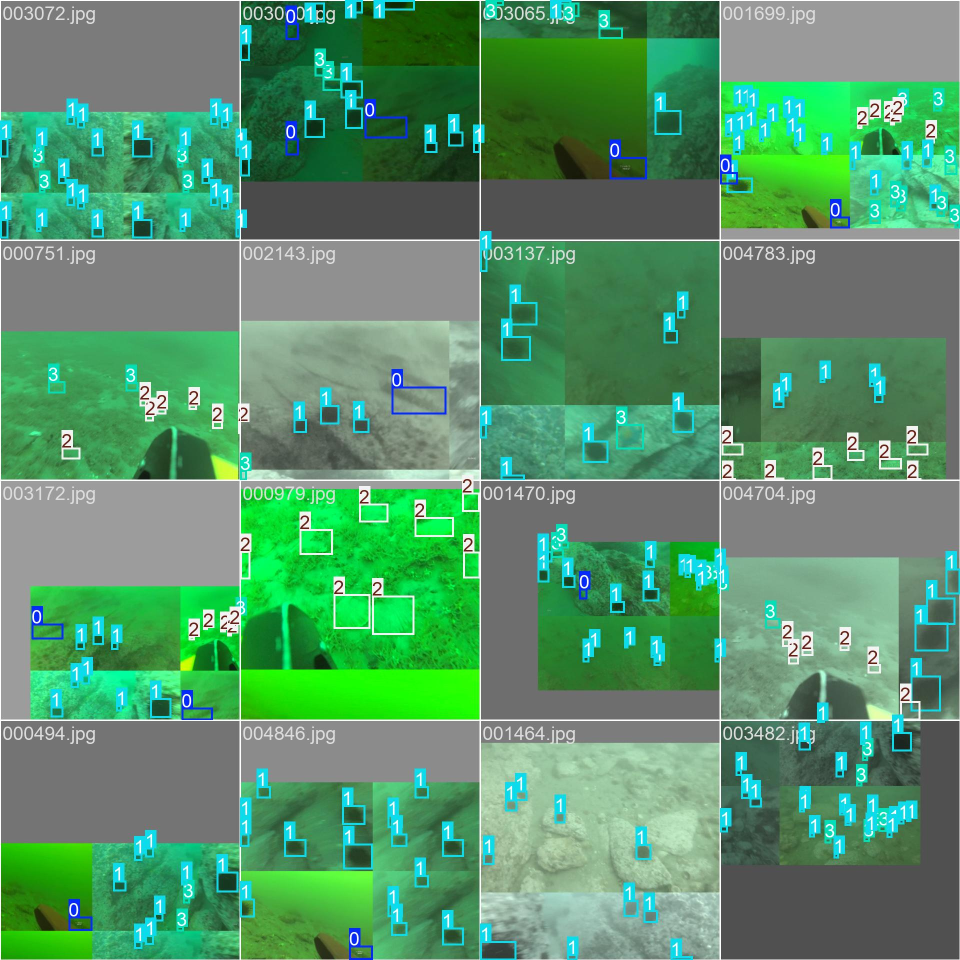
#> input picture runs/detect/runs/detect/yolo_custom_train/train_batch0.jpg, 1920 x 1920 px (shown at 1/2 size)
$ python -i detection.py   (imports and definitions only)
#> lines starting #> are read from the running program, lines starting #| are printed output that depends on the picture; after the words box and inside, x2 and y2 are one past the last pixel; in counts of white or black regions, pixels touching at a corner belong together
#> further down, picture is the input picture: shape (1920, 1920, 3); mean B, G, R 106.9, 147, 86.9
"""
detection.py — Salient Object Detection Module
Uses morphological operations and contours to find the fish in enhanced images.
"""
import cv2
import numpy as np

# [57 lines left out: function detect_salient_object, not called in this run]

def _detect_classical(img: np.ndarray) -> tuple[tuple[int, int, int, int], np.ndarray]:
    """Fallback: Uses contours on a grayscale threshold to find the fish."""
    gray = cv2.cvtColor(img, cv2.COLOR_BGR2GRAY)
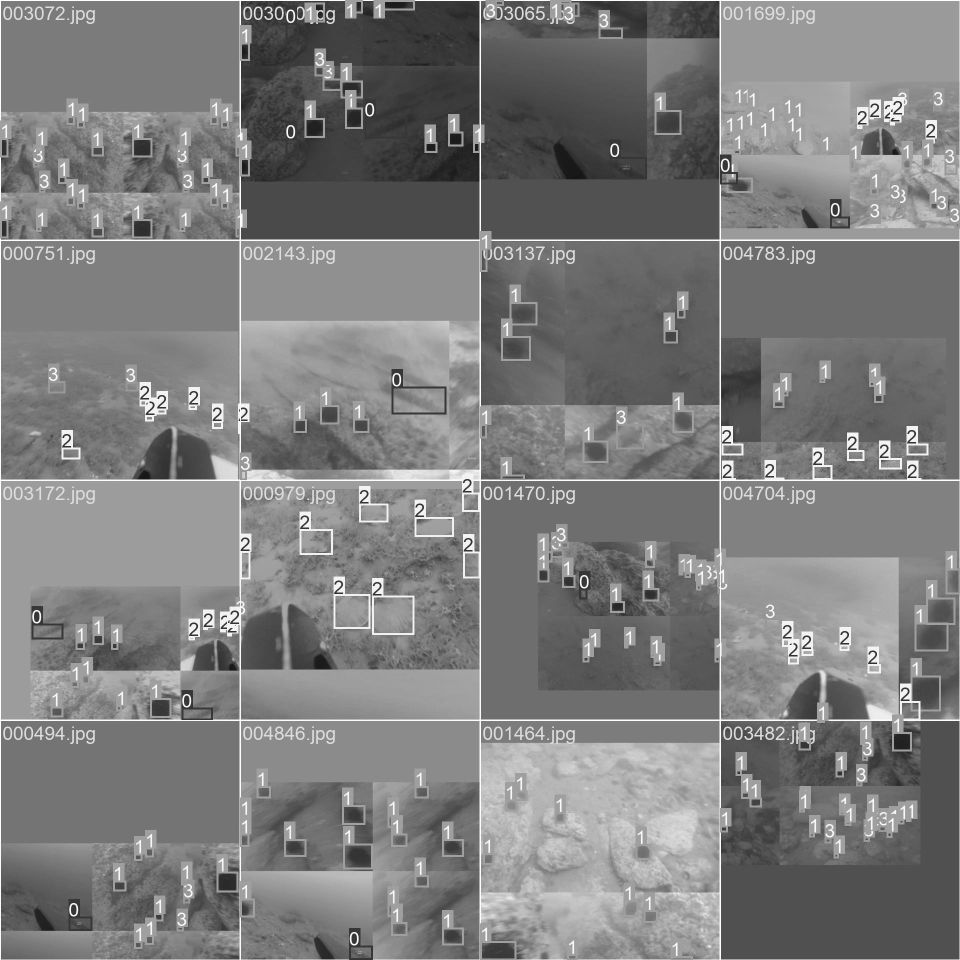
#> gray: shape (1920, 1920) (shown at 1/2 size); min 14, max 255, mean 124.4
    blurred = cv2.GaussianBlur(gray, (5, 5), 0)

    # Adaptive thresholding to handle uneven underwater lighting
    thresh = cv2.adaptiveThreshold(blurred, 255, cv2.ADAPTIVE_THRESH_GAUSSIAN_C,
                                 cv2.THRESH_BINARY_INV, 11, 2)
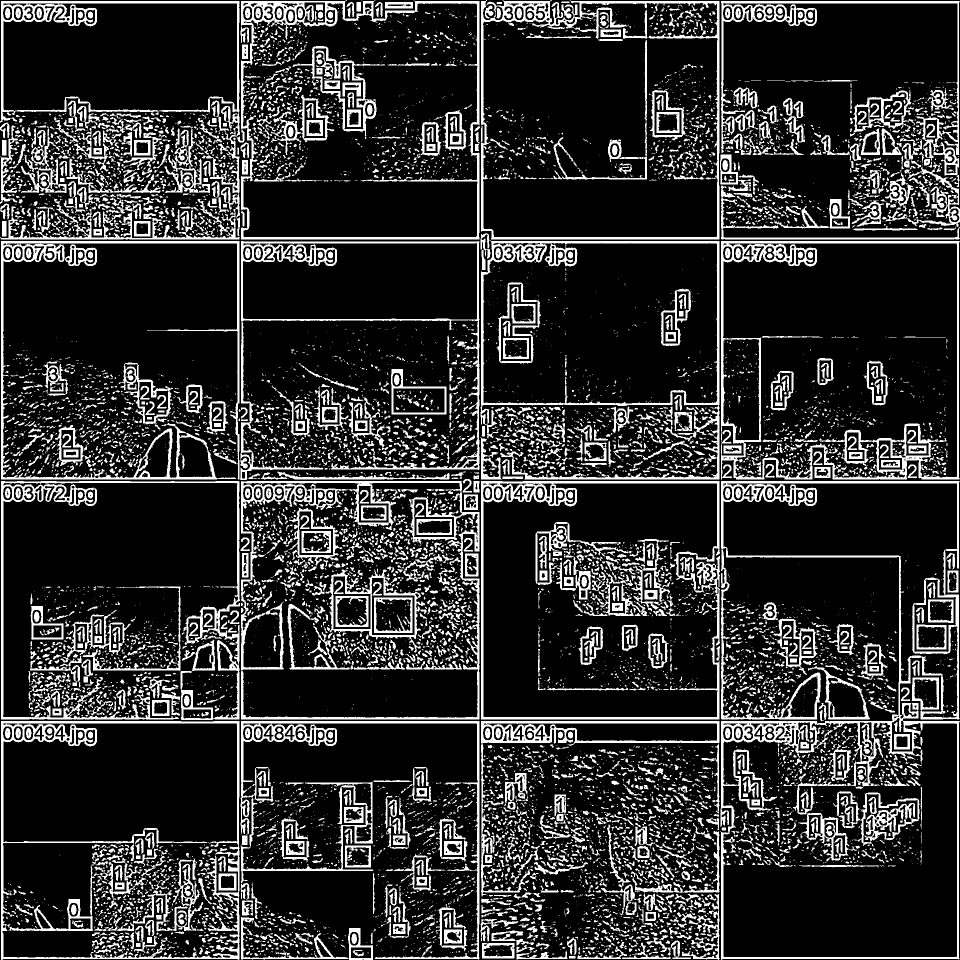
#> thresh: shape (1920, 1920) (shown at 1/2 size); 18.2% white; 10894 white regions (7811 under 20 px), largest, box (x1, y1, x2, y2) and area: (1441, 962, 1920, 1920) 38335, (0, 2, 959, 479) 25695, (1442, 482, 1920, 959) 19994

    # Clean up noise
    kernel = np.ones((5,5), np.uint8)
    thresh = cv2.morphologyEx(thresh, cv2.MORPH_OPEN, kernel)
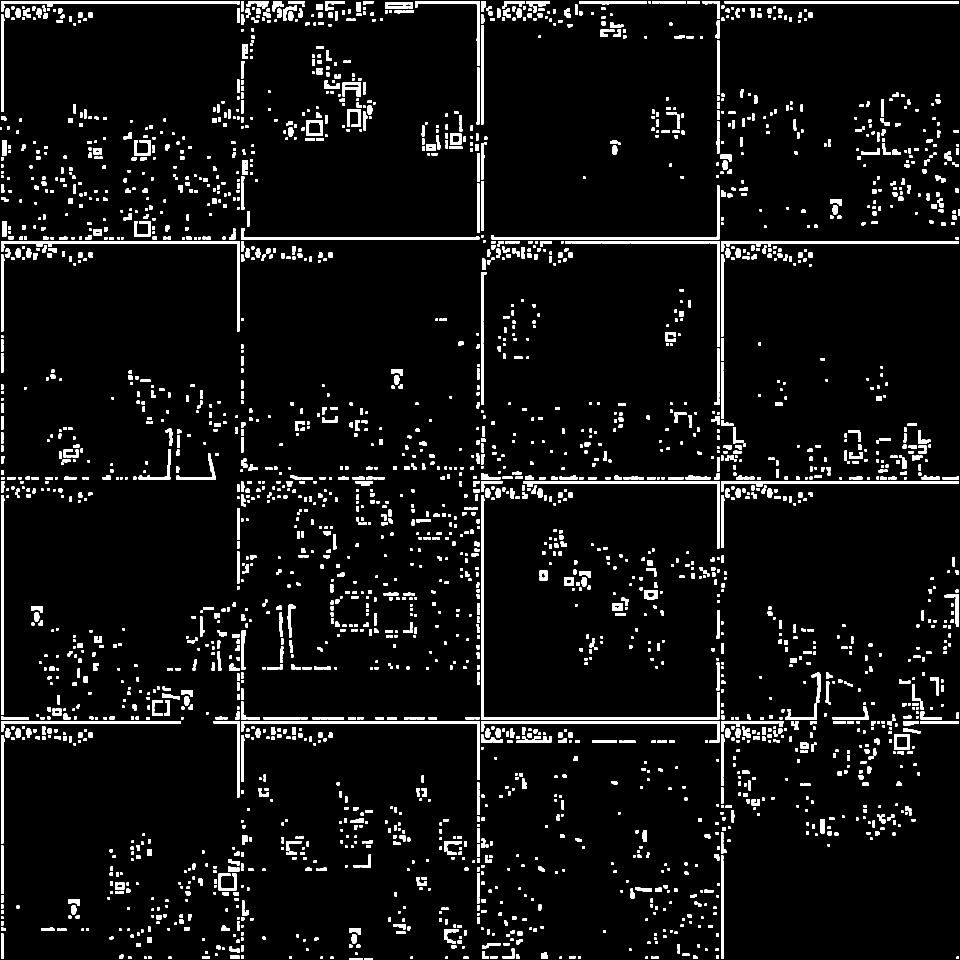
#> thresh: shape (1920, 1920) (shown at 1/2 size); 5.9% white; 2729 white regions (1 under 20 px)

    contours, _ = cv2.findContours(thresh, cv2.RETR_EXTERNAL, cv2.CHAIN_APPROX_SIMPLE)
#> contours = 2729 contours, 550 with area under 20; largest, box (x1, y1, x2, y2) and area: (962, 990, 1439, 1439) 3892, (2, 482, 479, 663) 2686, (482, 1442, 959, 1560) 2434, (983, 371, 1439, 479) 2250, (962, 1442, 1439, 1486) 2202

    if contours:
        # Find the largest contour by area (presumably the fish)
        c = max(contours, key=cv2.contourArea)
#> c = contour of 17 points, box (x1, y1, x2, y2) (962, 990, 1439, 1439), area 3892
        x, y, w, h = cv2.boundingRect(c)
#> x = 962; y = 990; w = 477; h = 449

        # Ensure the box isn't too tiny (noise) or exactly the whole image
        H, W = img.shape[:2]
#> H = 1920; W = 1920
        if w > W * 0.09 and h > H * 0.09 and (w < W * 0.95 or h < H * 0.95):
            return (x, y, w, h), img[y:y+h, x:x+w].copy()

    # Absolute fallback: Center 60% crop
    H, W = img.shape[:2]
    w, h = int(W * 0.6), int(H * 0.6)
    x, y = (W - w) // 2, (H - h) // 2
    return (x, y, w, h), img[y:y+h, x:x+w].copy()

# [59 lines left out: functions detect_from_mask, draw_bounding_box, not called in this run]

>>> import cv2
>>> picture = cv2.imread('../runs/detect/runs/detect/yolo_custom_train/train_batch0.jpg')
>>> result = _detect_classical(picture)

$ run again, on runs/detect/runs/detect/yolo_custom_train/train_batch1.jpg
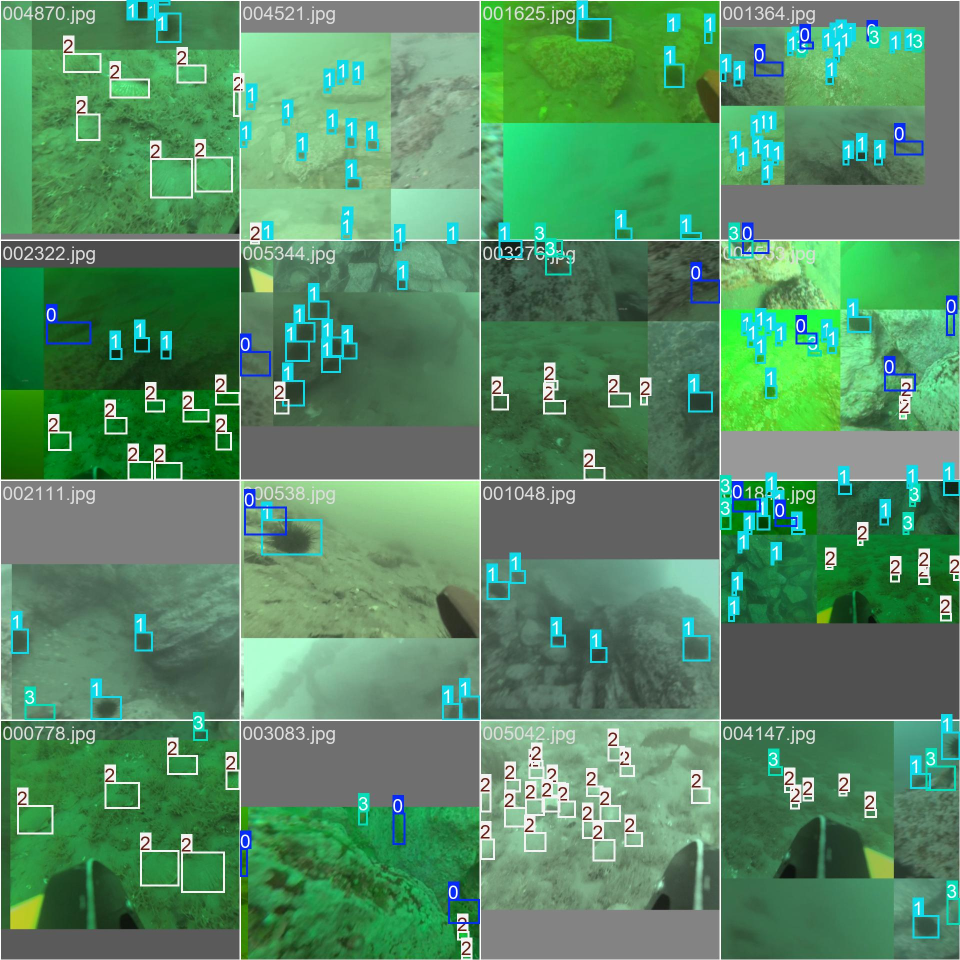
#> input picture runs/detect/runs/detect/yolo_custom_train/train_batch1.jpg, 1920 x 1920 px (shown at 1/2 size)
#> picture is the input picture: shape (1920, 1920, 3); mean B, G, R 101.3, 140.5, 86
#> in _detect_classical, `thresh = cv2.adaptiveThreshold(blurred, 255, cv2.ADAPTIVE_THRESH_GAUSS..`:
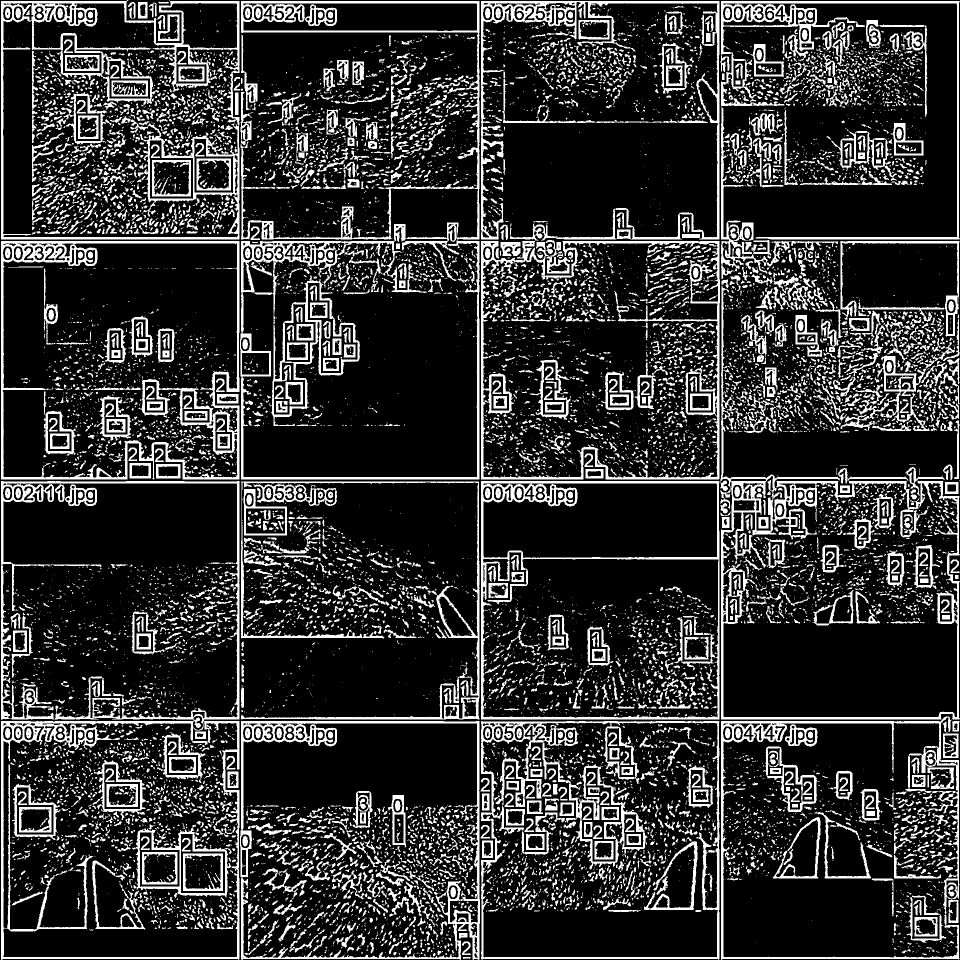
#> thresh: shape (1920, 1920) (shown at 1/2 size); 19.3% white; 13684 white regions (9977 under 20 px), largest, box (x1, y1, x2, y2) and area: (2, 962, 479, 1920) 36281, (2, 0, 479, 479) 25724, (962, 1442, 1439, 1920) 24493
#> in _detect_classical, `thresh = cv2.morphologyEx(thresh, cv2.MORPH_OPEN, kernel)`:
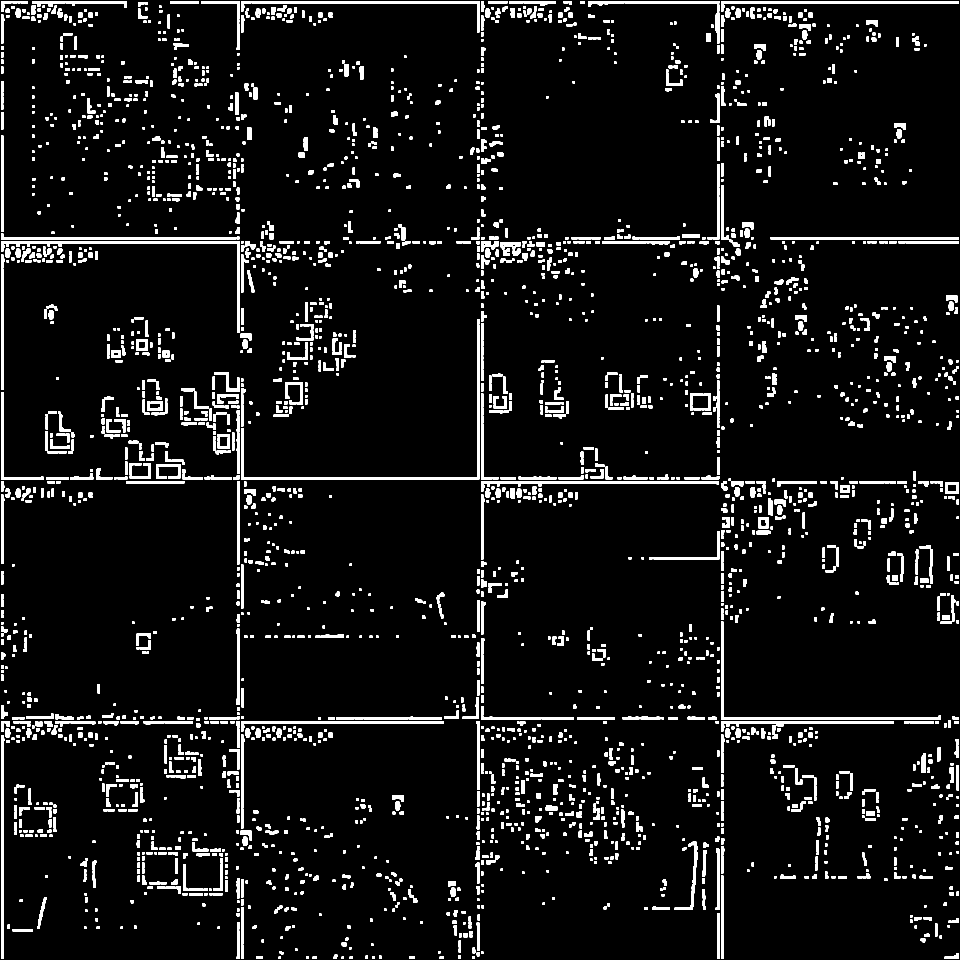
#> thresh: shape (1920, 1920) (shown at 1/2 size); 6.7% white; 2990 white regions
#> contours = 2990 contours, 579 with area under 20; largest, box (x1, y1, x2, y2) and area: (482, 650, 959, 959) 3513, (2, 482, 479, 666) 2809, (1442, 1243, 1882, 1439) 2534, (504, 2, 959, 65) 2050, (962, 962, 1438, 983) 1992
#> c = contour of 10 points, box (x1, y1, x2, y2) (482, 650, 959, 959), area 3513
#> x = 482; y = 650; w = 477; h = 309

$ run again, on runs/detect/runs/detect/yolo_custom_train/train_batch2.jpg
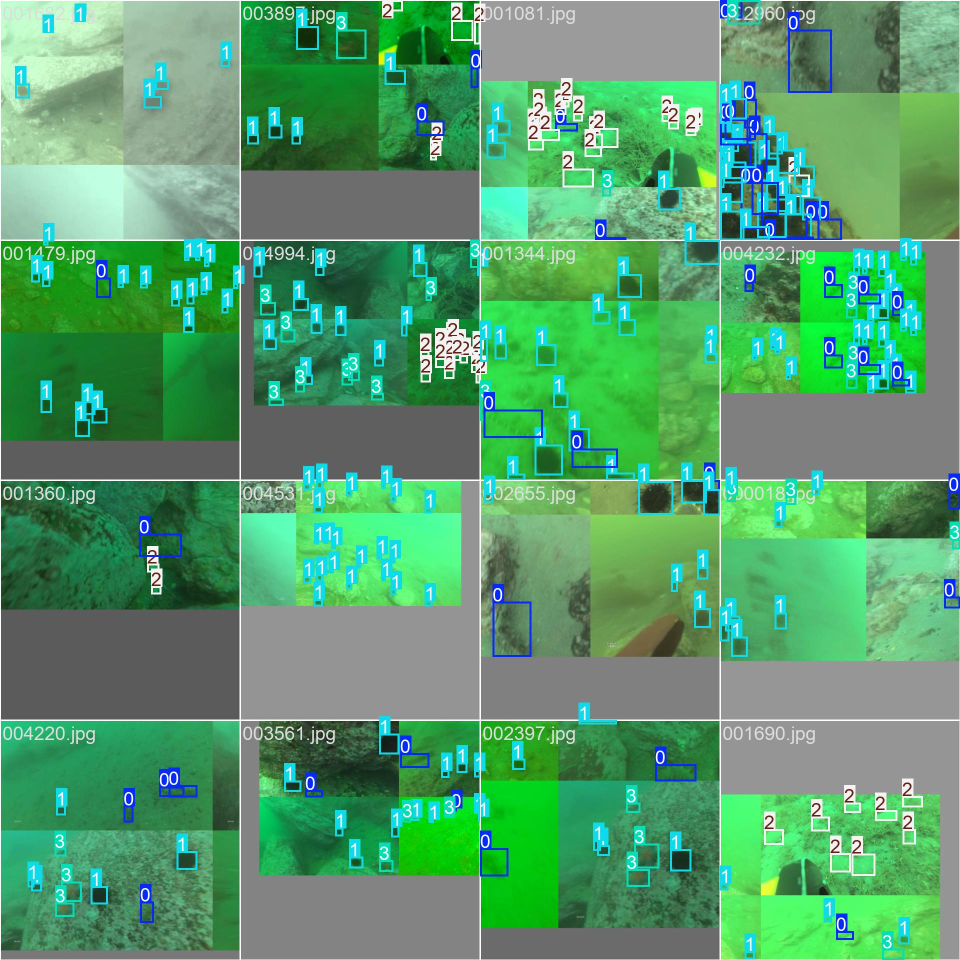
#> input picture runs/detect/runs/detect/yolo_custom_train/train_batch2.jpg, 1920 x 1920 px (shown at 1/2 size)
#> picture is the input picture: shape (1920, 1920, 3); mean B, G, R 108.7, 156.2, 86.3
#> in _detect_classical, `thresh = cv2.adaptiveThreshold(blurred, 255, cv2.ADAPTIVE_THRESH_GAUSS..`:
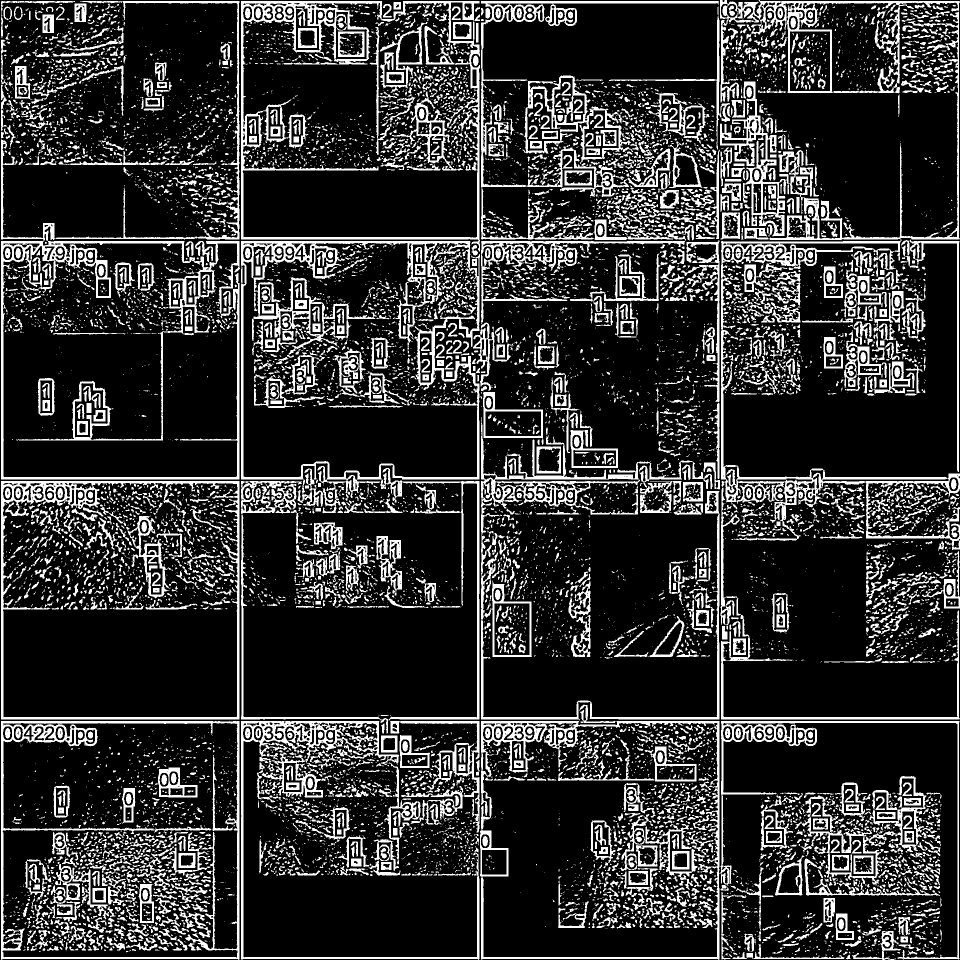
#> thresh: shape (1920, 1920) (shown at 1/2 size); 19.5% white; 12279 white regions (8924 under 20 px), largest, box (x1, y1, x2, y2) and area: (482, 482, 960, 1467) 39991, (1442, 23, 1920, 1100) 31922, (2, 279, 480, 959) 24393
#> in _detect_classical, `thresh = cv2.morphologyEx(thresh, cv2.MORPH_OPEN, kernel)`:
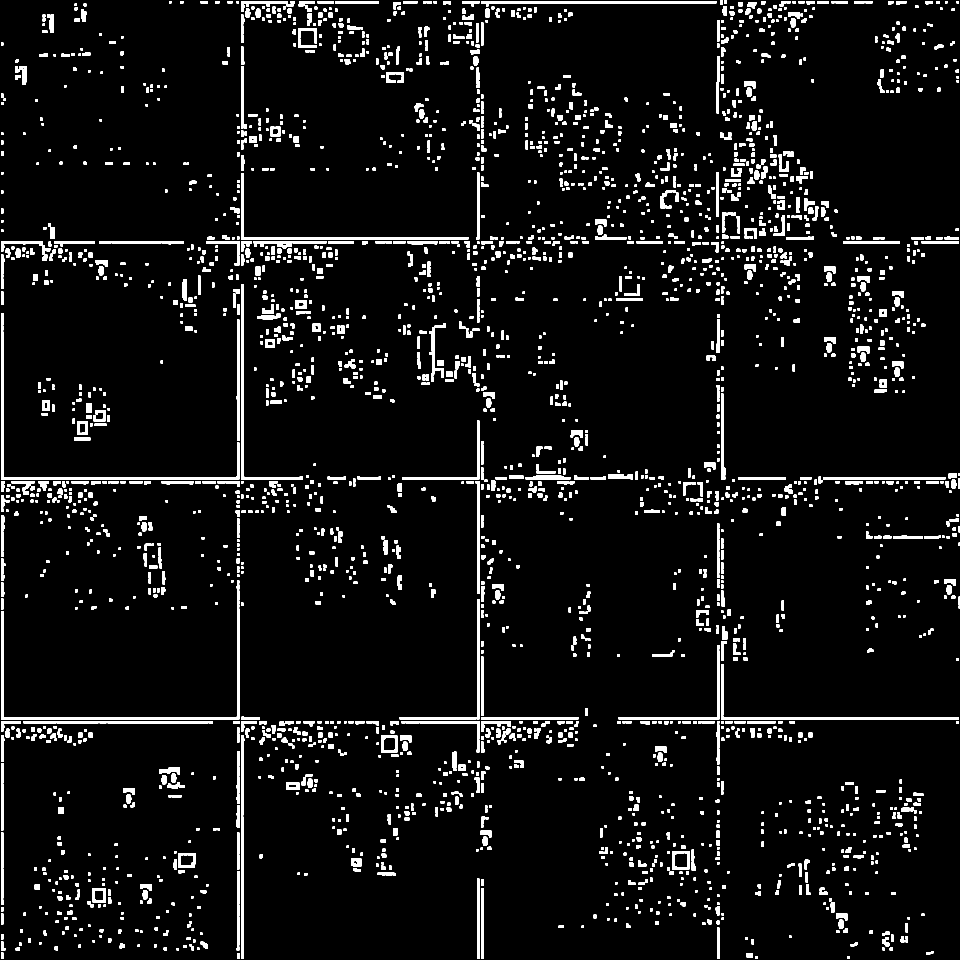
#> thresh: shape (1920, 1920) (shown at 1/2 size); 6.1% white; 2859 white regions (1 under 20 px)
#> contours = 2859 contours, 576 with area under 20; largest, box (x1, y1, x2, y2) and area: (2, 1217, 479, 1439) 3622, (2, 663, 479, 959) 3349, (482, 346, 937, 479) 2328, (482, 568, 606, 959) 2046, (1442, 1432, 1918, 1439) 1910
#> c = contour of 10 points, box (x1, y1, x2, y2) (2, 1217, 479, 1439), area 3622
#> x = 2; y = 1217; w = 477; h = 222
